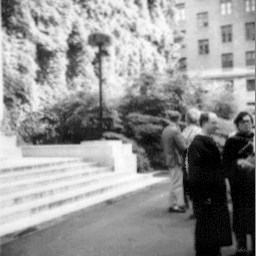
#> input picture resources/eye1.png, 256 x 256 px
$ jupyter execute homework-2.ipynb
#> lines starting #> are read from the running program, lines starting #| are printed output that depends on the picture
[cell 1]
import math
import numpy as np
import matplotlib.pyplot as plt
from matplotlib.image import imread

# Homework 2

## 4 (A) Selecting a pair of stereo images

Take a pair of stereo images, one image, denoted as $S_L(x, y)$, is for the left eye, and one $S_R(x, y)$ for the right eye. Here $x$ and $y$ are the coordinates of the image pixel locations. For example $x = 1, 2, ..., 256$ and $y = 1, 2, ..., 256$. You may find some examples online, for example at this website https://www.londonstereo.com/3-D-gallery1.html. If the original images are colored, remove the color. Plot out the images, each as a luminance image.

[cell 2]
left_original = imread("resources/eye1.png")
#> left_original is the input picture: shape (256, 256) float32; min 0, max 1, mean 0.581
right_original = imread("resources/eye2.png")
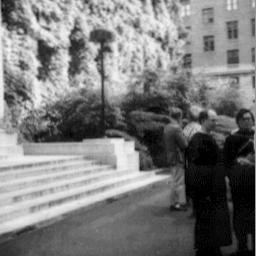
#> input picture resources/eye2.png, 256 x 256 px
#> right_original is the input picture: shape (256, 256) float32; min 0, max 0.965, mean 0.48

[cell 3]
def plot_left_and_right(left, right, apply_lim = False, title_left = "Left", title_right = "Right"):
#> called with apply_lim = False, title_left = 'Left', title_right = 'Right'
    max_lim = np.max(np.abs([left, right]))
#> max_lim = 1

    plt.subplot(1, 2, 1)
    if apply_lim:
        plt.imshow(left, cmap = "gray", vmin = -max_lim, vmax = max_lim)
    else:
        plt.imshow(left, cmap = "gray")
    plt.colorbar(fraction = 0.046, pad = 0.04)

    if title_left != "":
        plt.title(title_left)

    plt.subplot(1, 2, 2)
    if apply_lim:
        plt.imshow(right, cmap = "gray", vmin = -max_lim, vmax = max_lim)
    else:
        plt.imshow(right, cmap = "gray")
    plt.colorbar(fraction = 0.046, pad = 0.04)

    if title_right != "":
        plt.title(title_right)

    plt.tight_layout()
    plt.show()
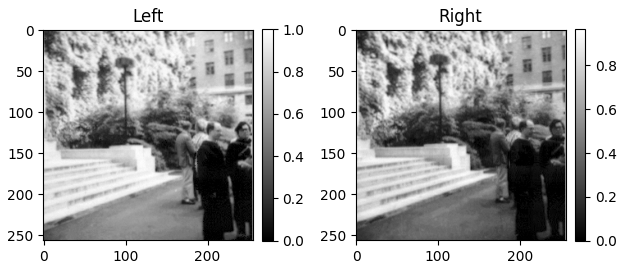
#> figure drawn by matplotlib, 4 panels

[cell 4]
plot_left_and_right(left_original, right_original)

## 4 (B) Normalizing the images

Please normalize each image as follows. For $S_i(x, y)$, with $i = L$ or $i = R$, find $S_i^{min}$ and $S_i^{max}$ as the mininum and maximum of $S_i(x, y)$ across all pixel locations $(x, y)$. Then, for $\hat{S} = 255$, do

$$S_i(x, y) \rightarrow \hat{S} \frac{S_i(x, y) - S_i^{min}}{{S_i^{max} - S_i^{min}}$$

Now $0 \leq S_i(x, y) \leq \hat{S}$. Round each $S_i(x, y)$ into an integer value so that $S_i(x, y)$ is an integer between $0$ and $\hat{S}$.

[cell 5]
def normalize(image, s_hat = 255):
#> called with s_hat = 255
    s_min = np.min(image)
#> s_min = 0
    s_max = np.max(image)
#> s_max = 1

    image = s_hat * (image - s_min) / (s_max - s_min)
    image = np.round(image)

    return image

[cell 6]
left = normalize(left_original)
right = normalize(right_original)

[cell 7]
plot_left_and_right(left, right)
#> call 2 of plot_left_and_right, with apply_lim = False, title_left = 'Left', title_right = 'Right'
#> in plot_left_and_right (call 2), `max_lim = np.max(np.abs([left, right]))`: max_lim = 255
#> in plot_left_and_right (call 2), `plt.show()`:
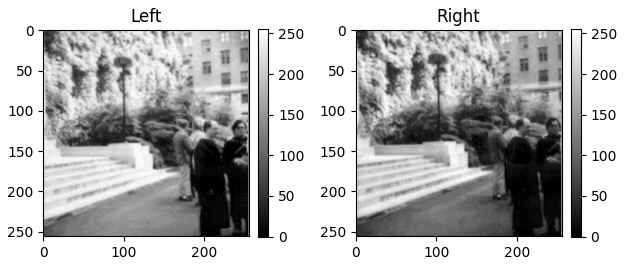
#> figure drawn by matplotlib, 4 panels

## 4 (C) Signal probability

For each $S_i(x, y)$, with $i = L$ or $i = R$, calculate the probability $P(S)$ for $S_i(x, y) = S$ across all $(x, y)$. This means, for each $S = 0, 1, 2, \dots, \hat{S}$, let $n(S)$ be the number of pixels $(x, y)$ for which $S_i(x, y) = S$, and let $N$ be the total number of pixels in $S_i$, then $P(S) = \frac{n(S)}{N}$.
Plot out $P(S)$ vs $S$ for each image $S_i$.

[cell 8]
def probability(x, min_val = 0, max_val = 255):
    bins = np.linspace(min_val, max_val + 1, num = max_val + 2)
    return [bins[:-1], np.histogram(x, bins = bins)[0] / np.size(x)]

[cell 9]
s, p = probability(left)
#> s = 256 values from 0 to 255; p = 256 values, max 0.0337 at index 0, min 0 at index 3, mean 0.00391
plt.plot(s, p, label = "Left")

s, p = probability(right)
#> p = 256 values, max 0.025 at index 0, min 0 at index 3, mean 0.00391
plt.plot(s, p, label = "Right")

plt.legend()
plt.show()
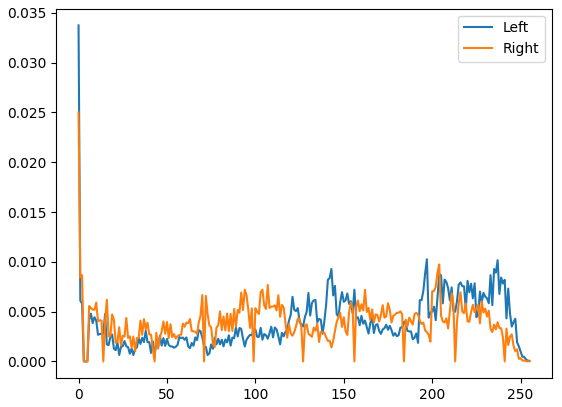
#> figure drawn by matplotlib, 1 panel; curve peaks at x = 0, y = 0.0337; curve peaks at x = 0, y = 0.025

## 4 (D) Signal entropy

For each $S_i(x, y)$, with $i = L$ or $i = R$, calculate the pixel entropy
$$H(S_i) = - \sum_{S_i} P(S_i)\ log_2\ P(S_i)$$

Please note that, if for some values $S$ you have $P(S) = 0$, in such a case $P(S)\ log_2\ P(S) = 0$. Your computer will complain if you try to calculate $log_2\ P(S)$ when $P(S) = 0$. So omit these $S$ values with zero $P(S)$ when doing the sum above.

Write out what $H(S)$ is for each image $S_i$.

[cell 10]
def entropy(probs):
    return -np.sum([p * np.log2(p) if p > 0 else 0 for p in probs])

[cell 11]
_, p = probability(left)
#> p = 256 values, max 0.0337 at index 0, min 0 at index 3, mean 0.00391
print(f"Entropy for i = L: {round(entropy(p), 2)}")
#| Entropy for i = L: 7.68

_, p = probability(right)
#> p = 256 values, max 0.025 at index 0, min 0 at index 3, mean 0.00391
print(f"Entropy for i = R: {round(entropy(p), 2)}")
#| Entropy for i = R: 7.76

## 4 (E) Joint probability

Calculate the joint probability $P(S_1, S_2)$ of $S_L(x, y) = S_1$ and $S_R(x, y) = S_2$ for $S_1 = 0, 1, 2, \dots, \hat{S}$ and $S_2 = 0, 1, 2, \dots, \hat{S}$. This means, for each possible pair of values $(S_1, S_2)$, go across all pixels $(x, y)$ to find $n(S_1, S_2)$ as the number of pixels satisfying $S_L(x, y) = S_1$ and $S_R(x, y) = S_2$. Then $P(S_1, S_2) = \frac{n(S_1, S_2)}{N}$.
Plot out $P(S_1, S_2)$ (which is the joint probability distribution function) versus $S_1$ and $S_2$.

[cell 12]
def joint_probability(x, y, min_val = 0, max_val = 255):
#> called with min_val = 0, max_val = 255
    counts = np.zeros(shape = (max_val - min_val + 1, max_val - min_val + 1))

    for i in range(0, max_val + 1):
        for j in range(0, max_val + 1):
            counts[i, j] = np.sum(np.logical_and(x == i, y == j))
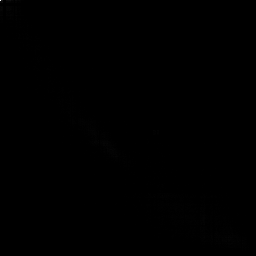
#> counts: shape (256, 256) float64; min 0, max 1262, mean 1; drawn with min black and max white

    return counts / np.size(x)

[cell 13]
probs = joint_probability(left, right)

[cell 14]
plt.imshow(probs)
plt.colorbar(fraction = 0.046, pad = 0.04)
plt.show()
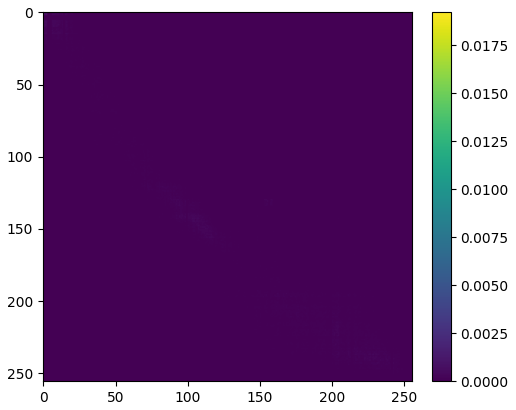
#> figure drawn by matplotlib, 2 panels

## 4 (F) Joint entropy

Calculate joint entropy as

$$H(S_1, S_2) = - \sum_{S_1, S_2} P(S_1, S_2)\ log_2\ P(S_1, S_2)$$

Write out the value for H(S_1, S_2).

[cell 15]
print(f"Joint entropy: {round(entropy(probs.flatten()), 2)}")
#| Joint entropy: 13.72

## 4 (G) Mutual information

Calculate mutual information between corresponding pixels in the two images as

$$I(S_1, S_2) = \sum_{S_1, S_2} P(S_1, S_2)\ log_2\ \frac{P(S_1, S_2)}{P(S_1)P(S_2)} = H(S_1) + H(S_2) - H(S_1, S_2)$$

Write out the value for $I(S_1, S_2)$.

[cell 16]
def mutual_information(x, y, min_val = 0, max_val = 255):
#> called with min_val = 0, max_val = 255
    _, p = probability(x, min_val = min_val, max_val = max_val)
#> p = 256 values, max 0.0337 at index 0, min 0 at index 3, mean 0.00391
    entropy_x = entropy(p)
#> entropy_x = 7.68

    _, p = probability(y, min_val = min_val, max_val = max_val)
#> p = 256 values, max 0.025 at index 0, min 0 at index 3, mean 0.00391
    entropy_y = entropy(p)
#> entropy_y = 7.76

    p = joint_probability(x, y, min_val = min_val, max_val = max_val)
    entropy_xy = entropy(p.flatten())
#> entropy_xy = 13.72

    return entropy_x + entropy_y - entropy_xy

[cell 17]
print(f"Mutual information: {round(mutual_information(left, right), 2)}")
#| Mutual information: 1.73

## 4 (H) Redundancy

Calculate the redundancy between the left and right eye images as

$$\text{Redundancy} = \frac{H(S_1) + H(S_2)}{H(S_1, S_2)} - 1$$

[cell 18]
def redundancy(x, y, min_val = 0, max_val = 255):
#> called with min_val = 0, max_val = 255
    _, p = probability(x, min_val = min_val, max_val = max_val)
#> p = 256 values, max 0.0337 at index 0, min 0 at index 3, mean 0.00391
    entropy_x = entropy(p)
#> entropy_x = 7.68

    _, p = probability(y, min_val = min_val, max_val = max_val)
#> p = 256 values, max 0.025 at index 0, min 0 at index 3, mean 0.00391
    entropy_y = entropy(p)
#> entropy_y = 7.76

    p = joint_probability(x, y, min_val = min_val, max_val = max_val)
    entropy_xy = entropy(p.flatten())
#> entropy_xy = 13.72

    return ((entropy_x + entropy_y) / entropy_xy) - 1

[cell 19]
print(f"Redundancy: {round(redundancy(left, right), 2)}")
#| Redundancy: 0.13
